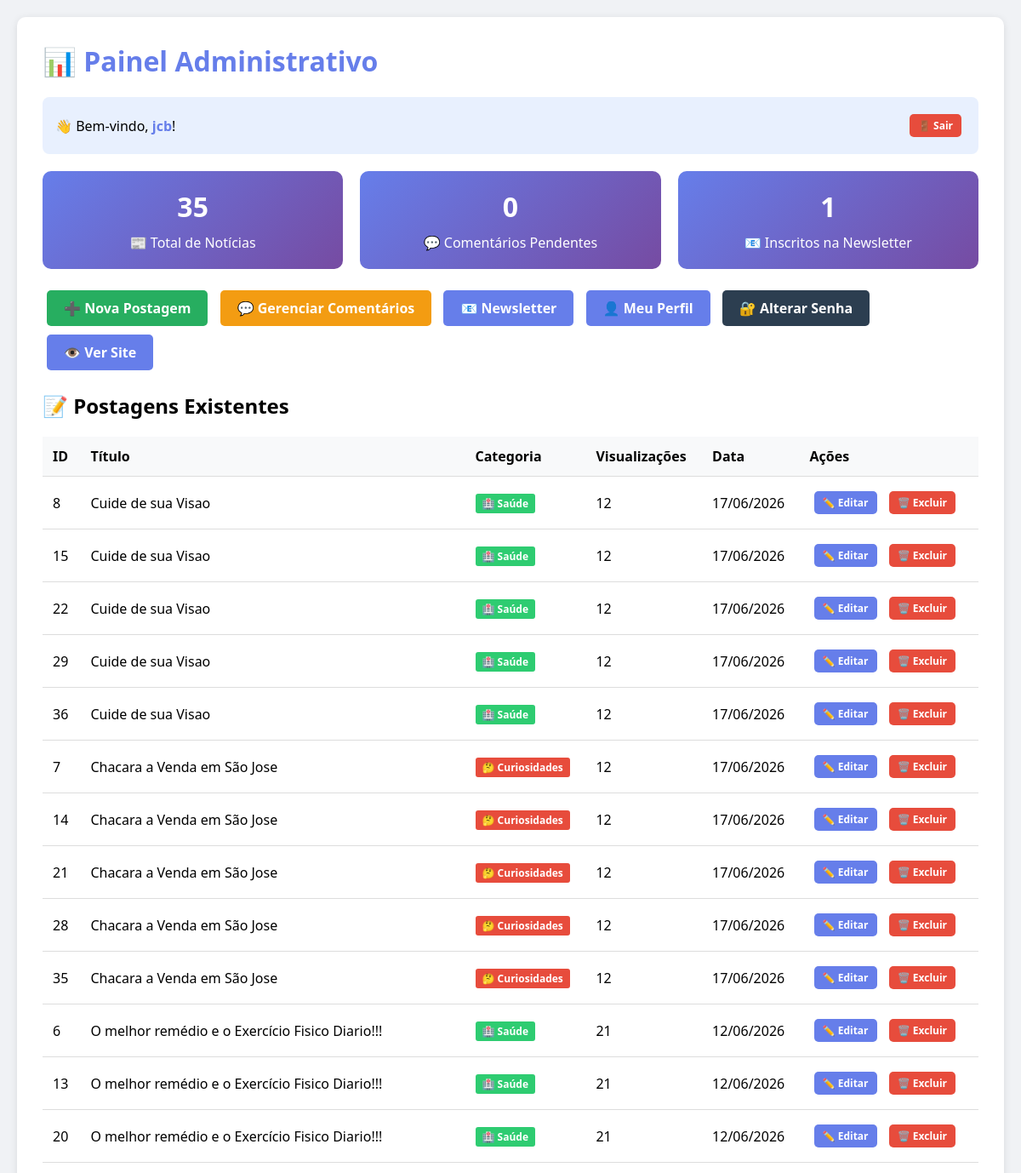
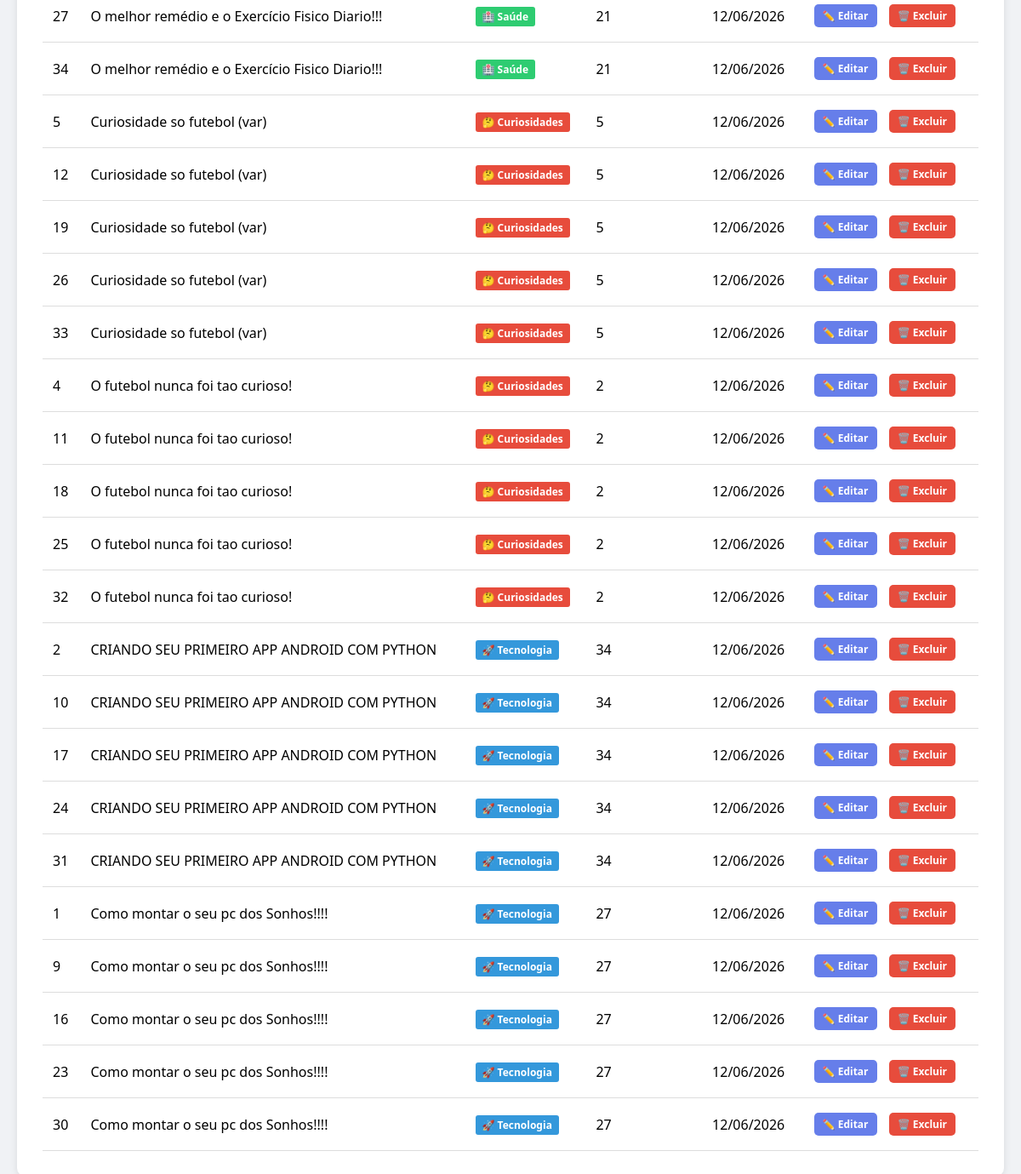
Page /admin (signed in) on the committed database (2 pictures, top to bottom).
### app.py (models this page shows)
class Noticia(db.Model):
    id = db.Column(db.Integer, primary_key=True)
    titulo = db.Column(db.String(200), nullable=False)
    conteudo = db.Column(db.Text, nullable=False)
    categoria = db.Column(db.String(50), nullable=False)
    imagem = db.Column(db.String(200), nullable=True)
    video_url = db.Column(db.String(200), nullable=True)
    visualizacoes = db.Column(db.Integer, default=0)
    data_publicacao = db.Column(db.DateTime, default=datetime.utcnow)

### app.py (the view)
@app.route('/admin')
def admin_panel():
    if not session.get('logged_in'):
        return redirect(url_for('login'))
    noticias = Noticia.query.order_by(Noticia.data_publicacao.desc()).all()
    comentarios_pendentes = Comentario.query.filter_by(aprovado=False).count()
    inscritos_count = Inscrito.query.filter_by(ativo=True).count()
    return render_template('admin.html', noticias=noticias,
                           comentarios_pendentes=comentarios_pendentes,
                           inscritos_count=inscritos_count)

### app.py (called while the page is built)
@app.context_processor
def utility_processor():
    return dict(converter_link_youtube=converter_link_youtube)

### templates/admin.html (shortened to what this page needs)
<!DOCTYPE html>
<html lang="pt-br">
<head>
</head>
<body>
    <div class="container">
        <h1>📊 Painel Administrativo</h1>
        <div class="user-info">
            <div>👋 Bem-vindo, <span class="user-name">{{ session.username }}</span>!</div>
            <div>
                <a href="/logout" class="btn btn-danger" style="padding: 5px 10px; font-size: 12px;">🚪 Sair</a>
            </div>
        </div>
        <div class="stats">
            <div class="stat-card">
                <h3>{{ noticias|length }}</h3>
                <p>📰 Total de Notícias</p>
            </div>
            <div class="stat-card">
                <h3>{{ comentarios_pendentes }}</h3>
                <p>💬 Comentários Pendentes</p>
            </div>
            <div class="stat-card">
                <h3>{{ inscritos_count }}</h3>
                <p>📧 Inscritos na Newsletter</p>
            </div>
        </div>
        <div style="margin: 20px 0;">
            <a href="/admin/nova" class="btn btn-success">➕ Nova Postagem</a>
            <a href="/admin/comentarios" class="btn btn-warning">💬 Gerenciar Comentários</a>
            <a href="/admin/newsletter" class="btn">📧 Newsletter</a>
            <a href="/admin/perfil" class="btn" style="background: #f39c12;">👤 Meu Perfil</a>
            <a href="/admin/alterar-senha" class="btn btn-dark" style="background: #e74c3c;">🔐 Alterar Senha</a>
            <a href="/" class="btn">👁️ Ver Site</a>
        </div>
        <h2>📝 Postagens Existentes</h2>
        <table>
            <thead>
                <tr><th>ID</th><th>Título</th><th>Categoria</th><th>Visualizações</th><th>Data</th><th>Ações</th></tr>
            </thead>
            <tbody>
                {% for noticia in noticias %}
                <tr>
                    <td>{{ noticia.id }}</td>
                    <td>{{ noticia.titulo }}</td>
                    <td>
                        <span class="categoria-badge
                            {% if noticia.categoria == 'tecnologia' %}tech
                            {% elif noticia.categoria == 'saude' %}saude
                            {% else %}curiosidades{% endif %}">
                            {% if noticia.categoria == 'tecnologia' %}🚀 Tecnologia
                            {% elif noticia.categoria == 'saude' %}🏥 Saúde
                            {% else %}🤔 Curiosidades{% endif %}
                        </span>
                    </td>
                    <td>{{ noticia.visualizacoes }}</td>
                    <td>{{ noticia.data_publicacao.strftime('%d/%m/%Y') }}</td>
                    <td>
                        <a href="/admin/editar/{{ noticia.id }}" class="btn" style="padding: 5px 10px; font-size: 12px;">✏️ Editar</a>
                        <a href="/admin/excluir/{{ noticia.id }}" class="btn btn-danger" style="padding: 5px 10px; font-size: 12px;" onclick="return confirm('Tem certeza?')">🗑️ Excluir</a>
                    </td>
                </tr>
                {% endfor %}
            </tbody>
        </table>
    </div>
</body>
</html>

### templates/admin.html (style rules this page uses)
body { font-family: 'Segoe UI', Tahoma, Geneva, Verdana, sans-serif; background: #f0f2f5; margin: 0; padding: 20px; }
.container { max-width: 1200px; margin: 0 auto; background: white; border-radius: 10px; padding: 30px; box-shadow: 0 2px 10px rgba(0,0,0,0.1); }
h1 { color: #667eea; margin-top: 0; }
.stats { display: grid; grid-template-columns: repeat(auto-fit, minmax(200px, 1fr)); gap: 20px; margin: 20px 0; }
.stat-card { background: linear-gradient(135deg, #667eea, #764ba2); color: white; padding: 20px; border-radius: 10px; text-align: center; }
.stat-card h3 { font-size: 32px; margin: 0; }
.stat-card p { margin: 10px 0 0; }
.btn { display: inline-block; padding: 10px 20px; background: #667eea !important; color: #ffffff !important; text-decoration: none; border-radius: 5px; margin: 5px; border: none; cursor: pointer; font-weight: bold; }
.btn-danger { background: #e74c3c !important; color: #ffffff !important; }
.btn-success { background: #27ae60 !important; color: #ffffff !important; }
.btn-warning { background: #f39c12 !important; color: #ffffff !important; }
.btn-dark { background: #2c3e50 !important; color: #ffffff !important; }
table { width: 100%; border-collapse: collapse; margin-top: 20px; }
th, td { padding: 12px; text-align: left; border-bottom: 1px solid #ddd; }
th { background: #f8f9fa; }
.categoria-badge { display: inline-block; padding: 3px 8px; border-radius: 3px; font-size: 12px; font-weight: bold; }
.tech { background: #3498db; color: white; }
.saude { background: #2ecc71; color: white; }
.curiosidades { background: #e74c3c; color: white; }
.user-info { background: #e8f0fe; padding: 15px; border-radius: 8px; margin-bottom: 20px; display: flex; justify-content: space-between; align-items: center; flex-wrap: wrap; }
.user-name { font-weight: bold; color: #667eea; }

### rows in the picture
Noticia: id "8", titulo "Cuide de sua Visao", categoria "🏥 Saúde", visualizacoes "12", data_publicacao "17/06/2026"
Noticia: id "15", titulo "Cuide de sua Visao", categoria "🏥 Saúde", visualizacoes "12", data_publicacao "17/06/2026"
Noticia: id "22", titulo "Cuide de sua Visao", categoria "🏥 Saúde", visualizacoes "12", data_publicacao "17/06/2026"
Noticia: id "29", titulo "Cuide de sua Visao", categoria "🏥 Saúde", visualizacoes "12", data_publicacao "17/06/2026"
Noticia: id "36", titulo "Cuide de sua Visao", categoria "🏥 Saúde", visualizacoes "12", data_publicacao "17/06/2026"
Noticia: id "7", titulo "Chacara a Venda em São Jose", categoria "🤔 Curiosidades", visualizacoes "12", data_publicacao "17/06/2026"
Noticia: id "14", titulo "Chacara a Venda em São Jose", categoria "🤔 Curiosidades", visualizacoes "12", data_publicacao "17/06/2026"
Noticia: id "21", titulo "Chacara a Venda em São Jose", categoria "🤔 Curiosidades", visualizacoes "12", data_publicacao "17/06/2026"
Noticia: id "28", titulo "Chacara a Venda em São Jose", categoria "🤔 Curiosidades", visualizacoes "12", data_publicacao "17/06/2026"
Noticia: id "35", titulo "Chacara a Venda em São Jose", categoria "🤔 Curiosidades", visualizacoes "12", data_publicacao "17/06/2026"
Noticia: id "6", titulo "O melhor remédio e o Exercício Fisico Diario!!!", categoria "🏥 Saúde", visualizacoes "21", data_publicacao "12/06/2026"
Noticia: id "13", titulo "O melhor remédio e o Exercício Fisico Diario!!!", categoria "🏥 Saúde", visualizacoes "21", data_publicacao "12/06/2026"
Noticia: id "20", titulo "O melhor remédio e o Exercício Fisico Diario!!!", categoria "🏥 Saúde", visualizacoes "21", data_publicacao "12/06/2026"
Noticia: id "27", titulo "O melhor remédio e o Exercício Fisico Diario!!!", categoria "🏥 Saúde", visualizacoes "21", data_publicacao "12/06/2026"
Noticia: id "34", titulo "O melhor remédio e o Exercício Fisico Diario!!!", categoria "🏥 Saúde", visualizacoes "21", data_publicacao "12/06/2026"
Noticia: id "5", titulo "Curiosidade so futebol (var)", categoria "🤔 Curiosidades", visualizacoes "5", data_publicacao "12/06/2026"
Noticia: id "12", titulo "Curiosidade so futebol (var)", categoria "🤔 Curiosidades", visualizacoes "5", data_publicacao "12/06/2026"
Noticia: id "19", titulo "Curiosidade so futebol (var)", categoria "🤔 Curiosidades", visualizacoes "5", data_publicacao "12/06/2026"
Noticia: id "26", titulo "Curiosidade so futebol (var)", categoria "🤔 Curiosidades", visualizacoes "5", data_publicacao "12/06/2026"
Noticia: id "33", titulo "Curiosidade so futebol (var)", categoria "🤔 Curiosidades", visualizacoes "5", data_publicacao "12/06/2026"
Noticia: id "4", titulo "O futebol nunca foi tao curioso!", categoria "🤔 Curiosidades", visualizacoes "2", data_publicacao "12/06/2026"
Noticia: id "11", titulo "O futebol nunca foi tao curioso!", categoria "🤔 Curiosidades", visualizacoes "2", data_publicacao "12/06/2026"
Noticia: id "18", titulo "O futebol nunca foi tao curioso!", categoria "🤔 Curiosidades", visualizacoes "2", data_publicacao "12/06/2026"
Noticia: id "25", titulo "O futebol nunca foi tao curioso!", categoria "🤔 Curiosidades", visualizacoes "2", data_publicacao "12/06/2026"
Noticia: id "32", titulo "O futebol nunca foi tao curioso!", categoria "🤔 Curiosidades", visualizacoes "2", data_publicacao "12/06/2026"
Noticia: id "2", titulo "CRIANDO SEU PRIMEIRO APP ANDROID COM PYTHON", categoria "🚀 Tecnologia", visualizacoes "34", data_publicacao "12/06/2026"
Noticia: id "10", titulo "CRIANDO SEU PRIMEIRO APP ANDROID COM PYTHON", categoria "🚀 Tecnologia", visualizacoes "34", data_publicacao "12/06/2026"
Noticia: id "17", titulo "CRIANDO SEU PRIMEIRO APP ANDROID COM PYTHON", categoria "🚀 Tecnologia", visualizacoes "34", data_publicacao "12/06/2026"
Noticia: id "24", titulo "CRIANDO SEU PRIMEIRO APP ANDROID COM PYTHON", categoria "🚀 Tecnologia", visualizacoes "34", data_publicacao "12/06/2026"
Noticia: id "31", titulo "CRIANDO SEU PRIMEIRO APP ANDROID COM PYTHON", categoria "🚀 Tecnologia", visualizacoes "34", data_publicacao "12/06/2026"
Noticia: id "1", titulo "Como montar o seu pc dos Sonhos!!!!", categoria "🚀 Tecnologia", visualizacoes "27", data_publicacao "12/06/2026"
Noticia: id "9", titulo "Como montar o seu pc dos Sonhos!!!!", categoria "🚀 Tecnologia", visualizacoes "27", data_publicacao "12/06/2026"
Noticia: id "16", titulo "Como montar o seu pc dos Sonhos!!!!", categoria "🚀 Tecnologia", visualizacoes "27", data_publicacao "12/06/2026"
Noticia: id "23", titulo "Como montar o seu pc dos Sonhos!!!!", categoria "🚀 Tecnologia", visualizacoes "27", data_publicacao "12/06/2026"
Noticia: id "30", titulo "Como montar o seu pc dos Sonhos!!!!", categoria "🚀 Tecnologia", visualizacoes "27", data_publicacao "12/06/2026"

### other values in the picture
{{ session.username }} "jcb"
{{ noticias|length }} "35"
{{ comentarios_pendentes }} "0"
{{ inscritos_count }} "1"
